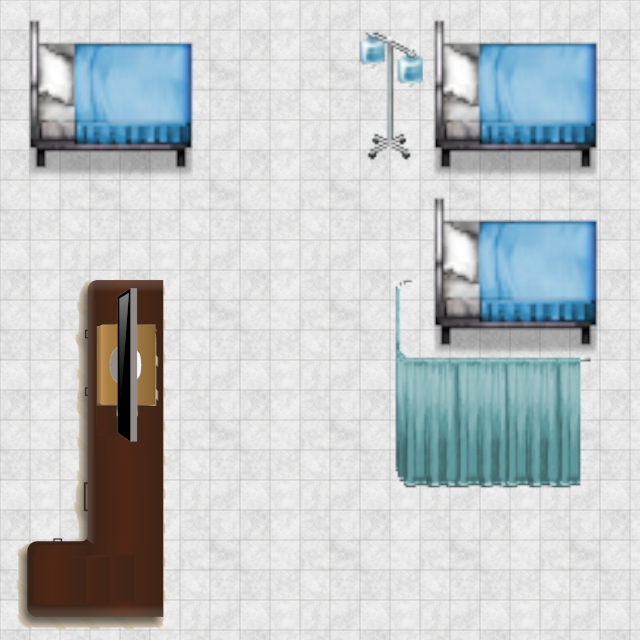

This game map was drawn from its Tiled (.tmx) file and the tilesets committed beside it. A one-line description and the full map source follow:
An orthogonal 40x40 tile map with 16x16 px tiles, 1 tile layer (Tile Layer 1).

<map version="1.4" tiledversion="1.4.1" orientation="orthogonal" renderorder="right-down" width="40" height="40" tilewidth="16" tileheight="16" infinite="0" nextlayerid="2" nextobjectid="1">
 <tileset firstgid="1" source="interior-hospital.tsx" />
 <layer id="1" name="Tile Layer 1" width="40" height="40">
  <data encoding="csv">
1,2,3,4,5,6,7,8,9,10,11,12,13,14,15,16,17,18,19,20,21,22,23,24,25,26,27,28,29,30,31,32,33,34,35,36,37,38,39,40,
41,42,43,44,45,46,47,48,49,50,51,52,53,54,55,56,57,58,59,60,61,62,63,64,65,66,67,68,69,70,71,72,73,74,75,76,77,78,79,80,
81,82,83,84,85,86,87,88,89,90,91,92,93,94,95,96,97,98,99,100,101,102,103,104,105,106,107,108,109,110,111,112,113,114,115,116,117,118,119,120,
121,122,123,124,125,126,127,128,129,130,131,132,133,134,135,136,137,138,139,140,141,142,143,144,145,146,147,148,149,150,151,152,153,154,155,156,157,158,159,160,
161,162,163,164,165,166,167,168,169,170,171,172,173,174,175,176,177,178,179,180,181,182,183,184,185,186,187,188,189,190,191,192,193,194,195,196,197,198,199,200,
201,202,203,204,205,206,207,208,209,210,211,212,213,214,215,216,217,218,219,220,221,222,223,224,225,226,227,228,229,230,231,232,233,234,235,236,237,238,239,240,
241,242,243,244,245,246,247,248,249,250,251,252,253,254,255,256,257,258,259,260,261,262,263,264,265,266,267,268,269,270,271,272,273,274,275,276,277,278,279,280,
281,282,283,284,285,286,287,288,289,290,291,292,293,294,295,296,297,298,299,300,301,302,303,304,305,306,307,308,309,310,311,312,313,314,315,316,317,318,319,320,
321,322,323,324,325,326,327,328,329,330,331,332,333,334,335,336,337,338,339,340,341,342,343,344,345,346,347,348,349,350,351,352,353,354,355,356,357,358,359,360,
361,362,363,364,365,366,367,368,369,370,371,372,373,374,375,376,377,378,379,380,381,382,383,384,385,386,387,388,389,390,391,392,393,394,395,396,397,398,399,400,
401,402,403,404,405,406,407,408,409,410,411,412,413,414,415,416,417,418,419,420,421,422,423,424,425,426,427,428,429,430,431,432,433,434,435,436,437,438,439,440,
441,442,443,444,445,446,447,448,449,450,451,452,453,454,455,456,457,458,459,460,461,462,463,464,465,466,467,468,469,470,471,472,473,474,475,476,477,478,479,480,
481,482,483,484,485,486,487,488,489,490,491,492,493,494,495,496,497,498,499,500,501,502,503,504,505,506,507,508,509,510,511,512,513,514,515,516,517,518,519,520,
521,522,523,524,525,526,527,528,529,530,531,532,533,534,535,536,537,538,539,540,541,542,543,544,545,546,547,548,549,550,551,552,553,554,555,556,557,558,559,560,
561,562,563,564,565,566,567,568,569,570,571,572,573,574,575,576,577,578,579,580,581,582,583,584,585,586,587,588,589,590,591,592,593,594,595,596,597,598,599,600,
601,602,603,604,605,606,607,608,609,610,611,612,613,614,615,616,617,618,619,620,621,622,623,624,625,626,627,628,629,630,631,632,633,634,635,636,637,638,639,640,
641,642,643,644,645,646,647,648,649,650,651,652,653,654,655,656,657,658,659,660,661,662,663,664,665,666,667,668,669,670,671,672,673,674,675,676,677,678,679,680,
681,682,683,684,685,686,687,688,689,690,691,692,693,694,695,696,697,698,699,700,701,702,703,704,705,706,707,708,709,710,711,712,713,714,715,716,717,718,719,720,
721,722,723,724,725,726,727,728,729,730,731,732,733,734,735,736,737,738,739,740,741,742,743,744,745,746,747,748,749,750,751,752,753,754,755,756,757,758,759,760,
761,762,763,764,765,766,767,768,769,770,771,772,773,774,775,776,777,778,779,780,781,782,783,784,785,786,787,788,789,790,791,792,793,794,795,796,797,798,799,800,
801,802,803,804,805,806,807,808,809,810,811,812,813,814,815,816,817,818,819,820,821,822,823,824,825,826,827,828,829,830,831,832,833,834,835,836,837,838,839,840,
841,842,843,844,845,846,847,848,849,850,851,852,853,854,855,856,857,858,859,860,861,862,863,864,865,866,867,868,869,870,871,872,873,874,875,876,877,878,879,880,
881,882,883,884,885,886,887,888,889,890,891,892,893,894,895,896,897,898,899,900,901,902,903,904,905,906,907,908,909,910,911,912,913,914,915,916,917,918,919,920,
921,922,923,924,925,926,927,928,929,930,931,932,933,934,935,936,937,938,939,940,941,942,943,944,945,946,947,948,949,950,951,952,953,954,955,956,957,958,959,960,
961,962,963,964,965,966,967,968,969,970,971,972,973,974,975,976,977,978,979,980,981,982,983,984,985,986,987,988,989,990,991,992,993,994,995,996,997,998,999,1000,
1001,1002,1003,1004,1005,1006,1007,1008,1009,1010,1011,1012,1013,1014,1015,1016,1017,1018,1019,1020,1021,1022,1023,1024,1025,1026,1027,1028,1029,1030,1031,1032,1033,1034,1035,1036,1037,1038,1039,1040,
1041,1042,1043,1044,1045,1046,1047,1048,1049,1050,1051,1052,1053,1054,1055,1056,1057,1058,1059,1060,1061,1062,1063,1064,1065,1066,1067,1068,1069,1070,1071,1072,1073,1074,1075,1076,1077,1078,1079,1080,
1081,1082,1083,1084,1085,1086,1087,1088,1089,1090,1091,1092,1093,1094,1095,1096,1097,1098,1099,1100,1101,1102,1103,1104,1105,1106,1107,1108,1109,1110,1111,1112,1113,1114,1115,1116,1117,1118,1119,1120,
1121,1122,1123,1124,1125,1126,1127,1128,1129,1130,1131,1132,1133,1134,1135,1136,1137,1138,1139,1140,1141,1142,1143,1144,1145,1146,1147,1148,1149,1150,1151,1152,1153,1154,1155,1156,1157,1158,1159,1160,
1161,1162,1163,1164,1165,1166,1167,1168,1169,1170,1171,1172,1173,1174,1175,1176,1177,1178,1179,1180,1181,1182,1183,1184,1185,1186,1187,1188,1189,1190,1191,1192,1193,1194,1195,1196,1197,1198,1199,1200,
1201,1202,1203,1204,1205,1206,1207,1208,1209,1210,1211,1212,1213,1214,1215,1216,1217,1218,1219,1220,1221,1222,1223,1224,1225,1226,1227,1228,1229,1230,1231,1232,1233,1234,1235,1236,1237,1238,1239,1240,
1241,1242,1243,1244,1245,1246,1247,1248,1249,1250,1251,1252,1253,1254,1255,1256,1257,1258,1259,1260,1261,1262,1263,1264,1265,1266,1267,1268,1269,1270,1271,1272,1273,1274,1275,1276,1277,1278,1279,1280,
1281,1282,1283,1284,1285,1286,1287,1288,1289,1290,1291,1292,1293,1294,1295,1296,1297,1298,1299,1300,1301,1302,1303,1304,1305,1306,1307,1308,1309,1310,1311,1312,1313,1314,1315,1316,1317,1318,1319,1320,
1321,1322,1323,1324,1325,1326,1327,1328,1329,1330,1331,1332,1333,1334,1335,1336,1337,1338,1339,1340,1341,1342,1343,1344,1345,1346,1347,1348,1349,1350,1351,1352,1353,1354,1355,1356,1357,1358,1359,1360,
1361,1362,1363,1364,1365,1366,1367,1368,1369,1370,1371,1372,1373,1374,1375,1376,1377,1378,1379,1380,1381,1382,1383,1384,1385,1386,1387,1388,1389,1390,1391,1392,1393,1394,1395,1396,1397,1398,1399,1400,
1401,1402,1403,1404,1405,1406,1407,1408,1409,1410,1411,1412,1413,1414,1415,1416,1417,1418,1419,1420,1421,1422,1423,1424,1425,1426,1427,1428,1429,1430,1431,1432,1433,1434,1435,1436,1437,1438,1439,1440,
1441,1442,1443,1444,1445,1446,1447,1448,1449,1450,1451,1452,1453,1454,1455,1456,1457,1458,1459,1460,1461,1462,1463,1464,1465,1466,1467,1468,1469,1470,1471,1472,1473,1474,1475,1476,1477,1478,1479,1480,
1481,1482,1483,1484,1485,1486,1487,1488,1489,1490,1491,1492,1493,1494,1495,1496,1497,1498,1499,1500,1501,1502,1503,1504,1505,1506,1507,1508,1509,1510,1511,1512,1513,1514,1515,1516,1517,1518,1519,1520,
1521,1522,1523,1524,1525,1526,1527,1528,1529,1530,1531,1532,1533,1534,1535,1536,1537,1538,1539,1540,1541,1542,1543,1544,1545,1546,1547,1548,1549,1550,1551,1552,1553,1554,1555,1556,1557,1558,1559,1560,
1561,1562,1563,1564,1565,1566,1567,1568,1569,1570,1571,1572,1573,1574,1575,1576,1577,1578,1579,1580,1581,1582,1583,1584,1585,1586,1587,1588,1589,1590,1591,1592,1593,1594,1595,1596,1597,1598,1599,1600
</data>
 </layer>
</map>